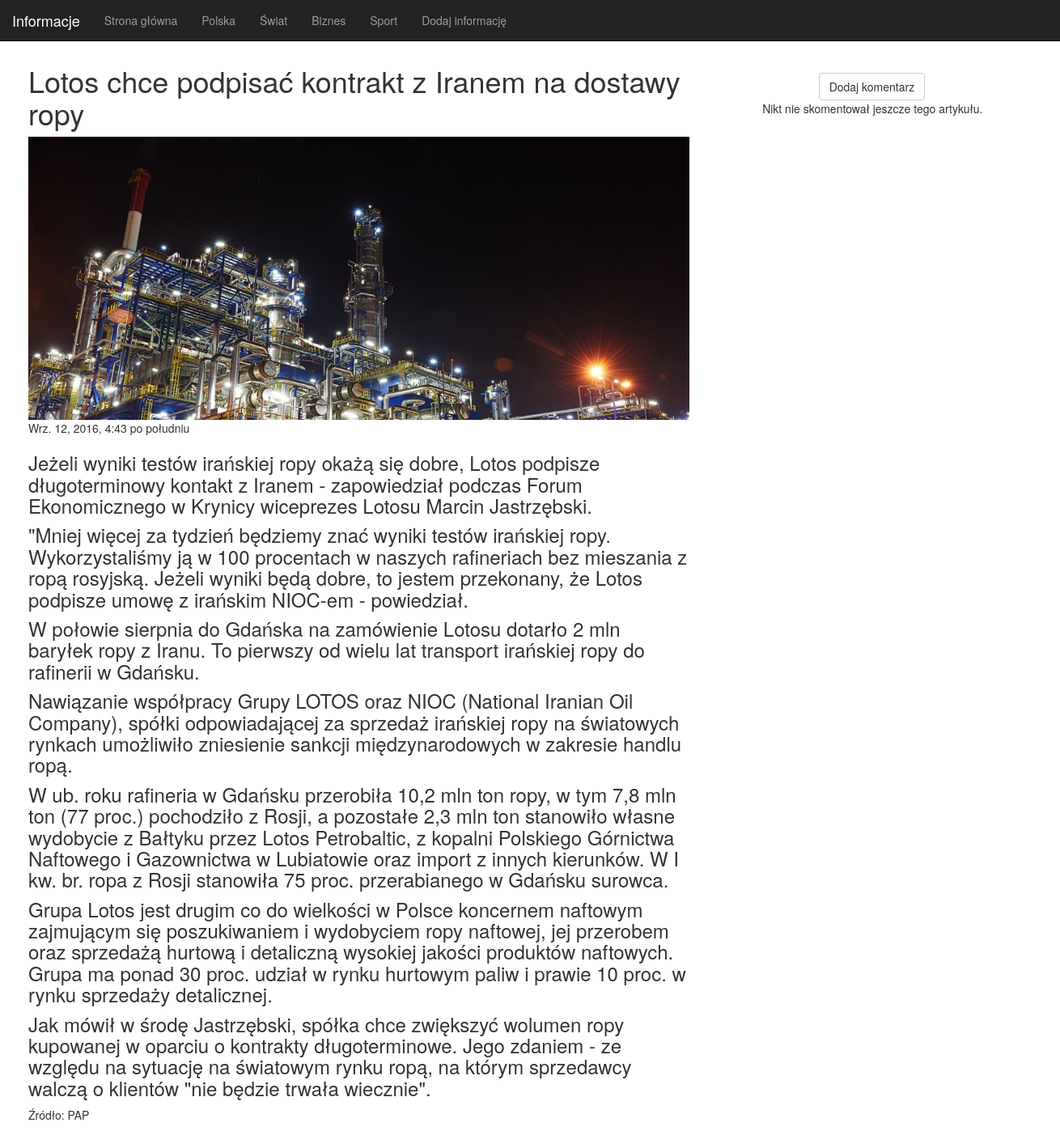
The page /article/23/ on the database its author committed.
### news/models.py (models this page shows, shortened)
class Article(models.Model):
    category = models.ForeignKey(Category)
    title = models.CharField(max_length=256, unique=True)
    text = models.TextField(max_length=5012)
    source = models.CharField(max_length=64)
    photo = models.ImageField(upload_to='images/')
    created_date = models.DateTimeField(
            default=timezone.now)

### news/views.py (the view)
# urls.py: url(r'^article/(?P<pk>[0-9]+)/$', views.article_detail, name='article_detail'),
def article_detail(request, pk):
    article = get_object_or_404(Article, pk=pk)
    return render(request, 'news/article_detail.html', {'article': article})

### news/templates/news/article_detail.html
{% extends "news/base.html" %}
{% block content%}
	<div class="col-md-8">
		<h1>{{ article.title }}</h1>
		<img class="article-img" src={{ article.photo.url }}/>
		{{ article.created_date }}
		<div>
			<h3>{{ article.text|linebreaks }}</h3>
		</div>
		<p>Źródło: {{ article.source }} </p>
	</div>
	<div class="col-md-4">
		<a class=" add-comment btn btn-default" href="{% url 'comment_new' pk=article.pk %}">Dodaj komentarz</a>
		{% for comment in article.comments.all %}
		<div class="comment">
			<div class="date">
				{{ comment.created_date }}
			</div>
			<strong>{{ comment.author }}</strong>
			<p>{{ comment.text|linebreaks }}</p>
		{% empty %}
			<p style="text-align: center">Nikt nie skomentował jeszcze tego artykułu.</p>
		</div>
		{% endfor %}
{% endblock %}

### static/css/website.css (style rules this page uses)
body { background-color: white; }
.article-img { width: 100%; }
.add-comment { margin-top: 30px; margin-left: 130px; }

### rows shown on the page
Article: title "Lotos chce podpisać kontrakt z Iranem na dostawy ropy", photo (picture), created_date "Wrz. 12, 2016, 4:43 po południu", text "Jeżeli wyniki testów irańskiej ropy okażą się dobre, Lotos podpisze długoterminowy kontakt z Iranem - zapowiedział podczas Forum Ekonomicznego w Krynicy wiceprezes Lotosu Marcin Jastrzębski. \"Mniej więcej za tydzień będziemy znać wyniki testów irańskiej ropy. Wykorzystaliśmy ją w 100 procentach w naszych rafineriach bez mieszania z ropą rosyjską. Jeżeli wyniki będą dobre, to jestem przekonany, że Lotos podpisze umowę z irańskim NIOC-em - powiedział. W połowie sierpnia do Gdańska na zamówienie Lotosu dotarło 2 mln baryłek ropy z Iranu. To pierwszy od wielu lat transport irańskiej ropy do rafinerii w Gdańsku. Nawiązanie współpracy Grupy LOTOS oraz NIOC (National Iranian Oil Company), spółki…", source "PAP"
